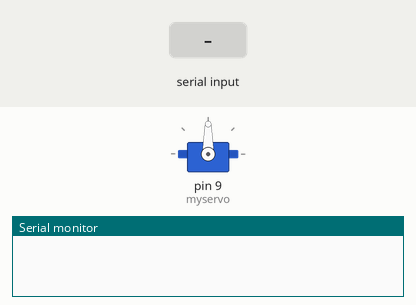
Simulated run of this sketch. Board: Arduino Uno, built with avr-gcc and run on an emulated ATmega328P. Parts: servo, the last lines printed to the serial monitor. The test bench sets the inputs (shaded band).

Above: at 1.2 s.
1.3 s: "0" received over Serial
At 1.8 s:
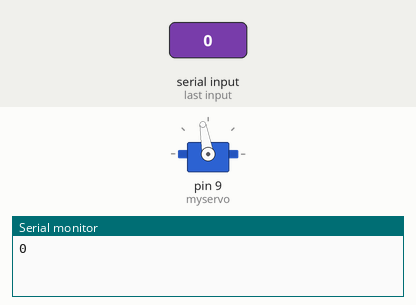
2.8 s: "1" received over Serial
At 4.1 s:
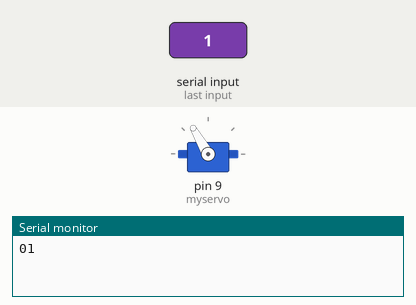
Timing chart, 0 to 5.8 s (numbered marks = the images above; inputs shaded):
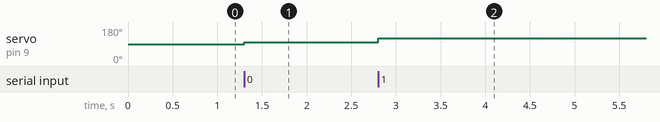

Measured:
- after the input at 1.3 s, servo on pin 9 (myservo): 90° → 100° at once
- after the input at 2.8 s, servo on pin 9 (myservo): 100° → 120° at once

The sketch:

arduino_v1.ino
```cpp
#include <Servo.h>

Servo myservo;

void setup() {
  Serial.begin(9600);
  myservo.attach(9);
       myservo.write(90);
}

void loop() {
  if(Serial.available() > 0) {
    char data = Serial.read();
    char str[2];
    str[0] = data;
    if (data=='0')
       myservo.write(100);
    if (data=='1')
       myservo.write(120);
    str[1] = '\0';
    Serial.print(str);
  }
}
```
